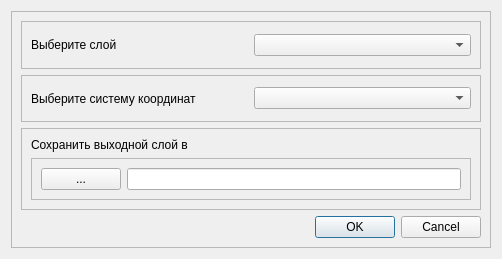
<?xml version="1.0" encoding="UTF-8"?>
<ui version="4.0">
 <class>LIPVectorReprojectForm</class>
 <widget class="QDialog" name="LIPVectorReprojectForm">
  <property name="geometry">
   <rect>
    <x>0</x>
    <y>0</y>
    <width>502</width>
    <height>259</height>
   </rect>
  </property>
  <property name="windowTitle">
   <string>Dialog</string>
  </property>
  <layout class="QHBoxLayout" name="horizontalLayout">
   <item>
    <widget class="QFrame" name="frame">
     <property name="frameShape">
      <enum>QFrame::StyledPanel</enum>
     </property>
     <property name="frameShadow">
      <enum>QFrame::Raised</enum>
     </property>
     <layout class="QVBoxLayout" name="verticalLayout">
      <item>
       <widget class="QFrame" name="frame_2">
        <property name="frameShape">
         <enum>QFrame::StyledPanel</enum>
        </property>
        <property name="frameShadow">
         <enum>QFrame::Raised</enum>
        </property>
        <layout class="QHBoxLayout" name="horizontalLayout_2">
         <item>
          <widget class="QLabel" name="label">
           <property name="text">
            <string>Выберите слой</string>
           </property>
          </widget>
         </item>
         <item>
          <widget class="LIPComboBox" name="comboBoxLayer"/>
         </item>
        </layout>
       </widget>
      </item>
      <item>
       <widget class="QFrame" name="frame_6">
        <property name="frameShape">
         <enum>QFrame::StyledPanel</enum>
        </property>
        <property name="frameShadow">
         <enum>QFrame::Raised</enum>
        </property>
        <layout class="QHBoxLayout" name="horizontalLayout_5">
         <item>
          <widget class="QLabel" name="label_3">
           <property name="text">
            <string>Выберите систему координат</string>
           </property>
          </widget>
         </item>
         <item>
          <widget class="LIPCRSComboBox" name="comboBoxCRS"/>
         </item>
        </layout>
       </widget>
      </item>
      <item>
       <widget class="QFrame" name="frame_3">
        <property name="frameShape">
         <enum>QFrame::StyledPanel</enum>
        </property>
        <property name="frameShadow">
         <enum>QFrame::Raised</enum>
        </property>
        <layout class="QVBoxLayout" name="verticalLayout_2">
         <item>
          <widget class="QLabel" name="label_2">
           <property name="text">
            <string>Сохранить выходной слой в</string>
           </property>
          </widget>
         </item>
         <item>
          <widget class="QFrame" name="frame_4">
           <property name="frameShape">
            <enum>QFrame::StyledPanel</enum>
           </property>
           <property name="frameShadow">
            <enum>QFrame::Raised</enum>
           </property>
           <layout class="QHBoxLayout" name="horizontalLayout_3">
            <item>
             <widget class="QPushButton" name="pushButtonFileDialog">
              <property name="text">
               <string>...</string>
              </property>
             </widget>
            </item>
            <item>
             <widget class="QLineEdit" name="lineEditFileName"/>
            </item>
           </layout>
          </widget>
         </item>
        </layout>
       </widget>
      </item>
      <item>
       <widget class="QDialogButtonBox" name="buttonBox">
        <property name="sizePolicy">
         <sizepolicy hsizetype="Expanding" vsizetype="Fixed">
          <horstretch>0</horstretch>
          <verstretch>0</verstretch>
         </sizepolicy>
        </property>
        <property name="standardButtons">
         <set>QDialogButtonBox::Cancel|QDialogButtonBox::Ok</set>
        </property>
       </widget>
      </item>
     </layout>
    </widget>
   </item>
  </layout>
 </widget>
 <customwidgets>
  <customwidget>
   <class>LIPCRSComboBox</class>
   <extends>QComboBox</extends>
   <header>lipcrscombobox.h</header>
  </customwidget>
  <customwidget>
   <class>LIPComboBox</class>
   <extends>QComboBox</extends>
   <header>lipcombobox.h</header>
  </customwidget>
 </customwidgets>
 <resources/>
 <connections/>
</ui>
